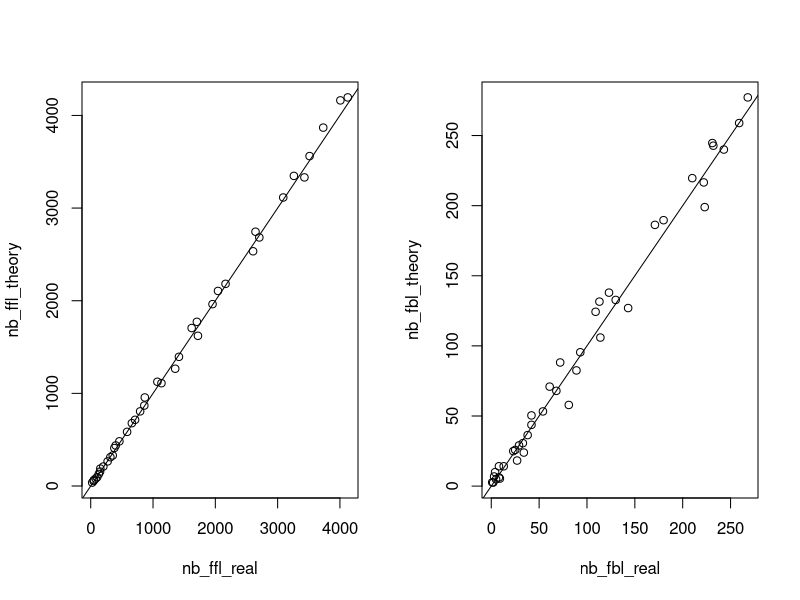

The R script that drew this image:
## ---- chunk 1
# igraphパッケージの読み込み
library(igraph)
## ---- chunk 2
# ノード数
N <- 1000
# エッジの数は2000から10000まで200ずつ増加させていく。
L_seq <- seq(2000, 10000, by=200)
## ---- chunk 3
nb_ffl_real <- c() # feedforward loop (FFL) の実際の数（観測値）が格納される
nb_ffl_theory <- c() # 近似式から推定されたFFLの数（予測値）が格納される
nb_fbl_real <- c()  # feedback loop (FBL) の実際の数（観測値）が格納される
nb_fbl_theory <- c() # 近似式から推定されたFBLの数（予測値）が格納される

for(L in L_seq){
  # Chung-Luモデルネットワークの作成
  g <- sample_fitness_pl(N, L, 2.1, 2.1)
  
  # 単方向エッジのみのネットワークを作成
  g_one_way <- delete_edges(g, E(g)[which_mutual(g)==T])
  # 双方向エッジのみのネットワークを作成
  g_mutual <- delete_edges(g, E(g)[which_mutual(g)==F])
  
  # 各ノードの双方向エッジの数を得る
  M <- degree(g_mutual, mode="out")
  # 各ノードの単方向の出力エッジの数を得る
  K <- degree(g_one_way, mode="out")
  # 各ノードの単方向の入力エッジの数を得る
  R <- degree(g_one_way, mode="in")
  
  # 3ノード部分ネットワークをカウントする
  motif_real <- motifs(g, 3)
  
  # FFLの観測値を得る
  nb_ffl_real <- c(nb_ffl_real, motif_real[[8]])
  # FBLの観測値を得る
  nb_fbl_real <- c(nb_fbl_real, motif_real[[12]])
  
  # FFLの予測値を得る
  nb_ffl_theory <- c(nb_ffl_theory, mean(K*(K-1)) * mean(K*R) * mean(R*(R-1)) / mean(K)**3)
  # FBLの予測値を得る
  nb_fbl_theory <- c(nb_fbl_theory, mean(K*R)**3 / mean(K)**3 / 3)
}
## ---- chunk 4
layout(matrix(1:2, ncol=2))
# FFL
plot(nb_ffl_real, nb_ffl_theory)
abline(0,1) # 対角線の追加
# FBL
plot(nb_fbl_real, nb_fbl_theory)
abline(0,1) # 対角線の追加
